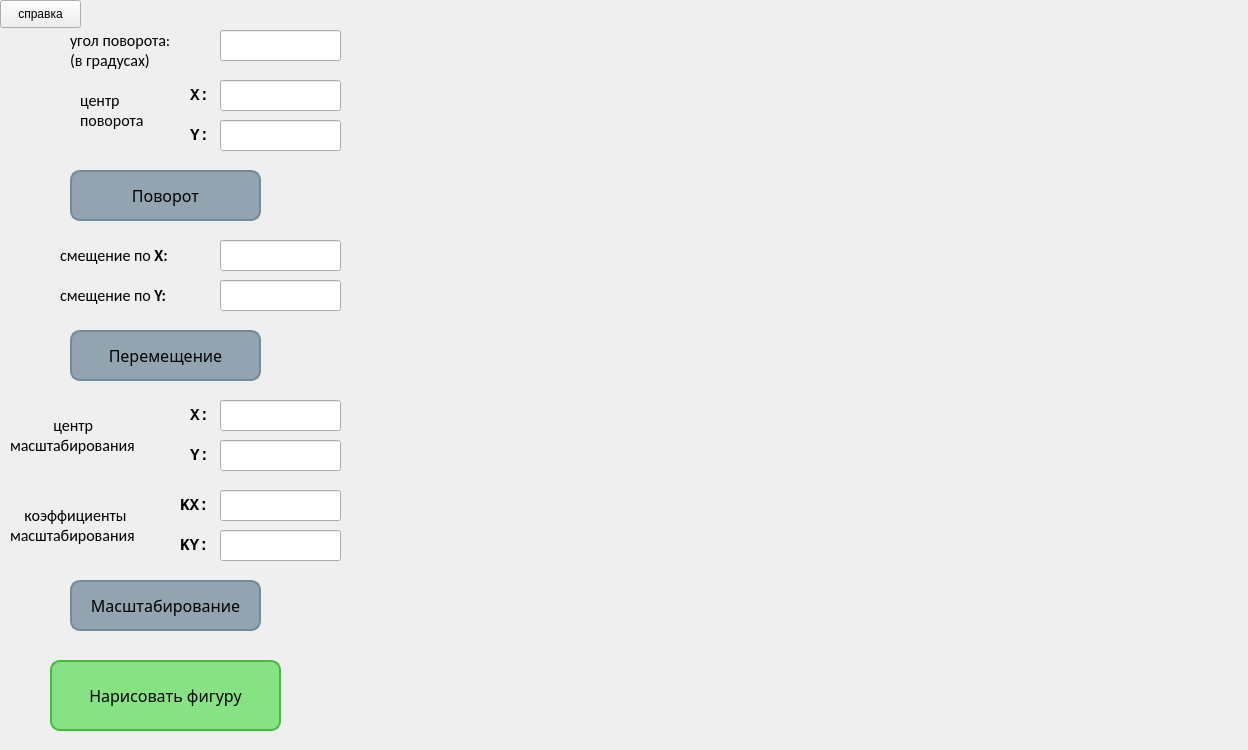
<?xml version="1.0" encoding="UTF-8"?>
<ui version="4.0">
 <class>MainWindow</class>
 <widget class="QMainWindow" name="MainWindow">
  <property name="geometry">
   <rect>
    <x>0</x>
    <y>0</y>
    <width>1248</width>
    <height>750</height>
   </rect>
  </property>
  <property name="minimumSize">
   <size>
    <width>1245</width>
    <height>750</height>
   </size>
  </property>
  <property name="maximumSize">
   <size>
    <width>1250</width>
    <height>750</height>
   </size>
  </property>
  <property name="font">
   <font>
    <weight>50</weight>
    <bold>false</bold>
   </font>
  </property>
  <property name="windowTitle">
   <string>computer graphic lab_02</string>
  </property>
  <property name="unifiedTitleAndToolBarOnMac">
   <bool>false</bool>
  </property>
  <widget class="QWidget" name="centralwidget">
   <widget class="QPushButton" name="scale_button">
    <property name="geometry">
     <rect>
      <x>70</x>
      <y>580</y>
      <width>191</width>
      <height>51</height>
     </rect>
    </property>
    <property name="font">
     <font>
      <family>Cascadia Code</family>
      <pointsize>12</pointsize>
      <weight>50</weight>
      <bold>false</bold>
     </font>
    </property>
    <property name="styleSheet">
     <string notr="true">QPushButton
{
	background-color: rgb(146, 164, 175);
	border-radius: 10px;
	border: 2px solid rgb(115, 138, 153);
}

QPushButton:pressed
{
	background-color: rgb(115, 138, 153);
}



</string>
    </property>
    <property name="text">
     <string>Масштабирование</string>
    </property>
   </widget>
   <widget class="QPushButton" name="rotate_button">
    <property name="geometry">
     <rect>
      <x>70</x>
      <y>170</y>
      <width>191</width>
      <height>51</height>
     </rect>
    </property>
    <property name="font">
     <font>
      <family>Cascadia Code</family>
      <pointsize>12</pointsize>
      <weight>50</weight>
      <bold>false</bold>
     </font>
    </property>
    <property name="styleSheet">
     <string notr="true">QPushButton
{
	background-color: rgb(146, 164, 175);
	border-radius: 10px;
	border: 2px solid rgb(115, 138, 153);
}

QPushButton:pressed
{
	background-color: rgb(115, 138, 153);
}



</string>
    </property>
    <property name="text">
     <string>Поворот</string>
    </property>
   </widget>
   <widget class="QWidget" name="graphics_widget" native="true">
    <property name="geometry">
     <rect>
      <x>380</x>
      <y>10</y>
      <width>861</width>
      <height>731</height>
     </rect>
    </property>
   </widget>
   <widget class="QLineEdit" name="rotate_angle_field">
    <property name="geometry">
     <rect>
      <x>220</x>
      <y>30</y>
      <width>121</width>
      <height>31</height>
     </rect>
    </property>
    <property name="font">
     <font>
      <family>Consolas</family>
      <pointsize>10</pointsize>
     </font>
    </property>
   </widget>
   <widget class="QLabel" name="label">
    <property name="geometry">
     <rect>
      <x>70</x>
      <y>20</y>
      <width>131</width>
      <height>61</height>
     </rect>
    </property>
    <property name="font">
     <font>
      <family>Calibri</family>
      <pointsize>12</pointsize>
     </font>
    </property>
    <property name="text">
     <string>угол поворота:
(в градусах)</string>
    </property>
   </widget>
   <widget class="QLabel" name="label_2">
    <property name="geometry">
     <rect>
      <x>80</x>
      <y>80</y>
      <width>91</width>
      <height>61</height>
     </rect>
    </property>
    <property name="font">
     <font>
      <family>Calibri</family>
      <pointsize>12</pointsize>
     </font>
    </property>
    <property name="text">
     <string>центр
поворота</string>
    </property>
   </widget>
   <widget class="QLabel" name="label_3">
    <property name="geometry">
     <rect>
      <x>190</x>
      <y>80</y>
      <width>21</width>
      <height>31</height>
     </rect>
    </property>
    <property name="font">
     <font>
      <family>Consolas</family>
      <pointsize>12</pointsize>
      <weight>75</weight>
      <bold>true</bold>
     </font>
    </property>
    <property name="text">
     <string>X:</string>
    </property>
   </widget>
   <widget class="QLineEdit" name="rotate_x_field">
    <property name="geometry">
     <rect>
      <x>220</x>
      <y>80</y>
      <width>121</width>
      <height>31</height>
     </rect>
    </property>
    <property name="font">
     <font>
      <family>Consolas</family>
      <pointsize>10</pointsize>
     </font>
    </property>
   </widget>
   <widget class="QLabel" name="label_4">
    <property name="geometry">
     <rect>
      <x>190</x>
      <y>120</y>
      <width>21</width>
      <height>31</height>
     </rect>
    </property>
    <property name="font">
     <font>
      <family>Consolas</family>
      <pointsize>12</pointsize>
      <weight>75</weight>
      <bold>true</bold>
     </font>
    </property>
    <property name="text">
     <string>Y:</string>
    </property>
   </widget>
   <widget class="QLineEdit" name="rotate_y_field">
    <property name="geometry">
     <rect>
      <x>220</x>
      <y>120</y>
      <width>121</width>
      <height>31</height>
     </rect>
    </property>
    <property name="font">
     <font>
      <family>Consolas</family>
      <pointsize>10</pointsize>
     </font>
    </property>
   </widget>
   <widget class="QLabel" name="label_5">
    <property name="geometry">
     <rect>
      <x>60</x>
      <y>230</y>
      <width>141</width>
      <height>51</height>
     </rect>
    </property>
    <property name="font">
     <font>
      <family>Calibri</family>
      <pointsize>12</pointsize>
     </font>
    </property>
    <property name="text">
     <string>&lt;html&gt;&lt;head/&gt;&lt;body&gt;&lt;p&gt;смещение по   &lt;span style=&quot; font-weight:600;&quot;&gt;X:&lt;/span&gt;&lt;/p&gt;&lt;/body&gt;&lt;/html&gt;</string>
    </property>
   </widget>
   <widget class="QLabel" name="label_6">
    <property name="geometry">
     <rect>
      <x>60</x>
      <y>270</y>
      <width>141</width>
      <height>51</height>
     </rect>
    </property>
    <property name="font">
     <font>
      <family>Calibri</family>
      <pointsize>12</pointsize>
     </font>
    </property>
    <property name="text">
     <string>&lt;html&gt;&lt;head/&gt;&lt;body&gt;&lt;p&gt;смещение по &lt;span style=&quot; font-weight:600;&quot;&gt;Y:&lt;/span&gt;&lt;/p&gt;&lt;/body&gt;&lt;/html&gt;</string>
    </property>
   </widget>
   <widget class="QLineEdit" name="shift_x_field">
    <property name="geometry">
     <rect>
      <x>220</x>
      <y>240</y>
      <width>121</width>
      <height>31</height>
     </rect>
    </property>
    <property name="font">
     <font>
      <family>Consolas</family>
      <pointsize>10</pointsize>
     </font>
    </property>
   </widget>
   <widget class="QLineEdit" name="shift_y_field">
    <property name="geometry">
     <rect>
      <x>220</x>
      <y>280</y>
      <width>121</width>
      <height>31</height>
     </rect>
    </property>
    <property name="font">
     <font>
      <family>Consolas</family>
      <pointsize>10</pointsize>
     </font>
    </property>
   </widget>
   <widget class="QPushButton" name="shift_button">
    <property name="geometry">
     <rect>
      <x>70</x>
      <y>330</y>
      <width>191</width>
      <height>51</height>
     </rect>
    </property>
    <property name="font">
     <font>
      <family>Cascadia Code</family>
      <pointsize>12</pointsize>
      <weight>50</weight>
      <bold>false</bold>
     </font>
    </property>
    <property name="styleSheet">
     <string notr="true">QPushButton
{
	background-color: rgb(146, 164, 175);
	border-radius: 10px;
	border: 2px solid rgb(115, 138, 153);
}

QPushButton:pressed
{
	background-color: rgb(115, 138, 153);
}



</string>
    </property>
    <property name="text">
     <string>Перемещение</string>
    </property>
   </widget>
   <widget class="QLineEdit" name="scale_x_field">
    <property name="geometry">
     <rect>
      <x>220</x>
      <y>400</y>
      <width>121</width>
      <height>31</height>
     </rect>
    </property>
    <property name="font">
     <font>
      <family>Consolas</family>
      <pointsize>10</pointsize>
     </font>
    </property>
   </widget>
   <widget class="QLabel" name="label_7">
    <property name="geometry">
     <rect>
      <x>190</x>
      <y>440</y>
      <width>21</width>
      <height>31</height>
     </rect>
    </property>
    <property name="font">
     <font>
      <family>Consolas</family>
      <pointsize>12</pointsize>
      <weight>75</weight>
      <bold>true</bold>
     </font>
    </property>
    <property name="text">
     <string>Y:</string>
    </property>
   </widget>
   <widget class="QLineEdit" name="scale_y_field">
    <property name="geometry">
     <rect>
      <x>220</x>
      <y>440</y>
      <width>121</width>
      <height>31</height>
     </rect>
    </property>
    <property name="font">
     <font>
      <family>Consolas</family>
      <pointsize>10</pointsize>
     </font>
    </property>
   </widget>
   <widget class="QLabel" name="label_9">
    <property name="geometry">
     <rect>
      <x>190</x>
      <y>400</y>
      <width>21</width>
      <height>31</height>
     </rect>
    </property>
    <property name="font">
     <font>
      <family>Consolas</family>
      <pointsize>12</pointsize>
      <weight>75</weight>
      <bold>true</bold>
     </font>
    </property>
    <property name="text">
     <string>X:</string>
    </property>
   </widget>
   <widget class="QLabel" name="label_8">
    <property name="geometry">
     <rect>
      <x>10</x>
      <y>400</y>
      <width>171</width>
      <height>71</height>
     </rect>
    </property>
    <property name="font">
     <font>
      <family>Calibri</family>
      <pointsize>12</pointsize>
     </font>
    </property>
    <property name="text">
     <string>            центр
масштабирования</string>
    </property>
   </widget>
   <widget class="QLabel" name="label_10">
    <property name="geometry">
     <rect>
      <x>10</x>
      <y>490</y>
      <width>161</width>
      <height>71</height>
     </rect>
    </property>
    <property name="font">
     <font>
      <family>Calibri</family>
      <pointsize>12</pointsize>
     </font>
    </property>
    <property name="text">
     <string>    коэффициенты
масштабирования</string>
    </property>
   </widget>
   <widget class="QLineEdit" name="scale_coefficient_x_field">
    <property name="geometry">
     <rect>
      <x>220</x>
      <y>490</y>
      <width>121</width>
      <height>31</height>
     </rect>
    </property>
    <property name="font">
     <font>
      <family>Consolas</family>
      <pointsize>10</pointsize>
     </font>
    </property>
   </widget>
   <widget class="QLabel" name="label_11">
    <property name="geometry">
     <rect>
      <x>180</x>
      <y>490</y>
      <width>31</width>
      <height>31</height>
     </rect>
    </property>
    <property name="font">
     <font>
      <family>Consolas</family>
      <pointsize>12</pointsize>
      <weight>75</weight>
      <bold>true</bold>
     </font>
    </property>
    <property name="text">
     <string>KX:</string>
    </property>
   </widget>
   <widget class="QPushButton" name="info_button">
    <property name="geometry">
     <rect>
      <x>0</x>
      <y>0</y>
      <width>81</width>
      <height>28</height>
     </rect>
    </property>
    <property name="text">
     <string>справка</string>
    </property>
   </widget>
   <widget class="QLineEdit" name="scale_coefficient_y_field">
    <property name="geometry">
     <rect>
      <x>220</x>
      <y>530</y>
      <width>121</width>
      <height>31</height>
     </rect>
    </property>
    <property name="font">
     <font>
      <family>Consolas</family>
      <pointsize>10</pointsize>
     </font>
    </property>
   </widget>
   <widget class="QLabel" name="label_12">
    <property name="geometry">
     <rect>
      <x>180</x>
      <y>530</y>
      <width>31</width>
      <height>31</height>
     </rect>
    </property>
    <property name="font">
     <font>
      <family>Consolas</family>
      <pointsize>12</pointsize>
      <weight>75</weight>
      <bold>true</bold>
     </font>
    </property>
    <property name="text">
     <string>KY:</string>
    </property>
   </widget>
   <widget class="QPushButton" name="draw_figure_button">
    <property name="geometry">
     <rect>
      <x>50</x>
      <y>660</y>
      <width>231</width>
      <height>71</height>
     </rect>
    </property>
    <property name="font">
     <font>
      <family>Cascadia Code</family>
      <pointsize>12</pointsize>
      <weight>50</weight>
      <bold>false</bold>
     </font>
    </property>
    <property name="styleSheet">
     <string notr="true">QPushButton
{
	background-color: rgb(134, 226, 130);
	border-radius: 10px;
	border: 2px solid rgb(65, 190, 55);
}

QPushButton:pressed
{
	background-color: rgb(65, 190, 55);
}



</string>
    </property>
    <property name="text">
     <string>Нарисовать фигуру</string>
    </property>
   </widget>
  </widget>
 </widget>
 <resources/>
 <connections/>
</ui>
